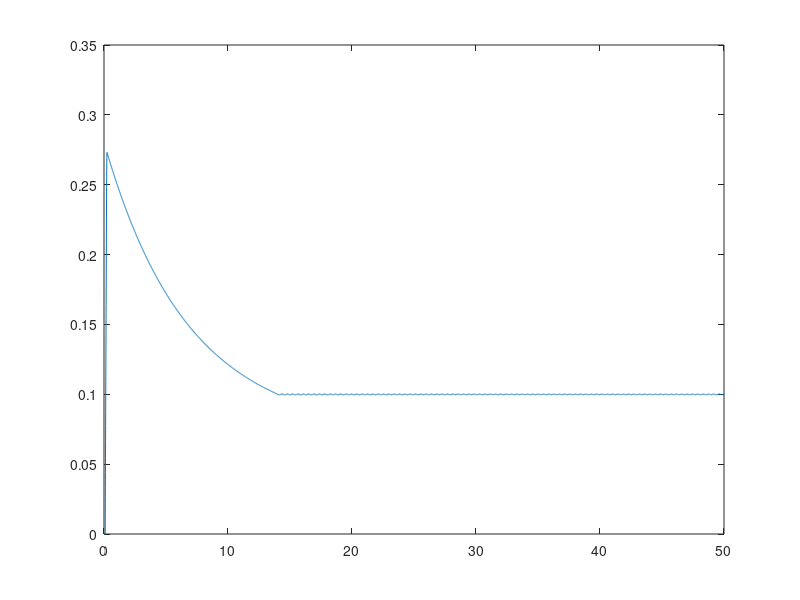

This chart was generated by the following MATLAB code: (Note: this script raises an error after producing the figure.)
s = tf('s');

a12 = 0.1;
a21 = 0.05;
V = 1;

A = [-a12-0.01, a21;
    a12, -a21-0.01];
B = [1; 0];
C = [1, 0];

c = [0; 0.0];
x= 0.0;

nt = 50;
N = 10000;
t = linspace(0, nt, N);
dt = nt/(N);

r = ones(1, N)*0.1;
y = zeros(1, N+1);
c1 = zeros(1, N);

k =22;


for i=1:N
    u = k*((r(i)-y(i))>0)*(r(i)-y(i));
    c = c + dt * ( A*c + B*u );

    x = x + dt * 0.1*( -x + c(1) );
    % ym = Clin*x;
    c1(i) = C*c;
    y(i+1) = interp1(t, c1, t(i)-0.1, 'linear', 0);
end

figure
plot(t, y(2:end))


%%

G = ss(A, B, C, 0);
H = exp(-s*0.1)*tf(1, [10, 1]);

figure
nyquist(G*H);
% hold on
% nyquist(k/2);
